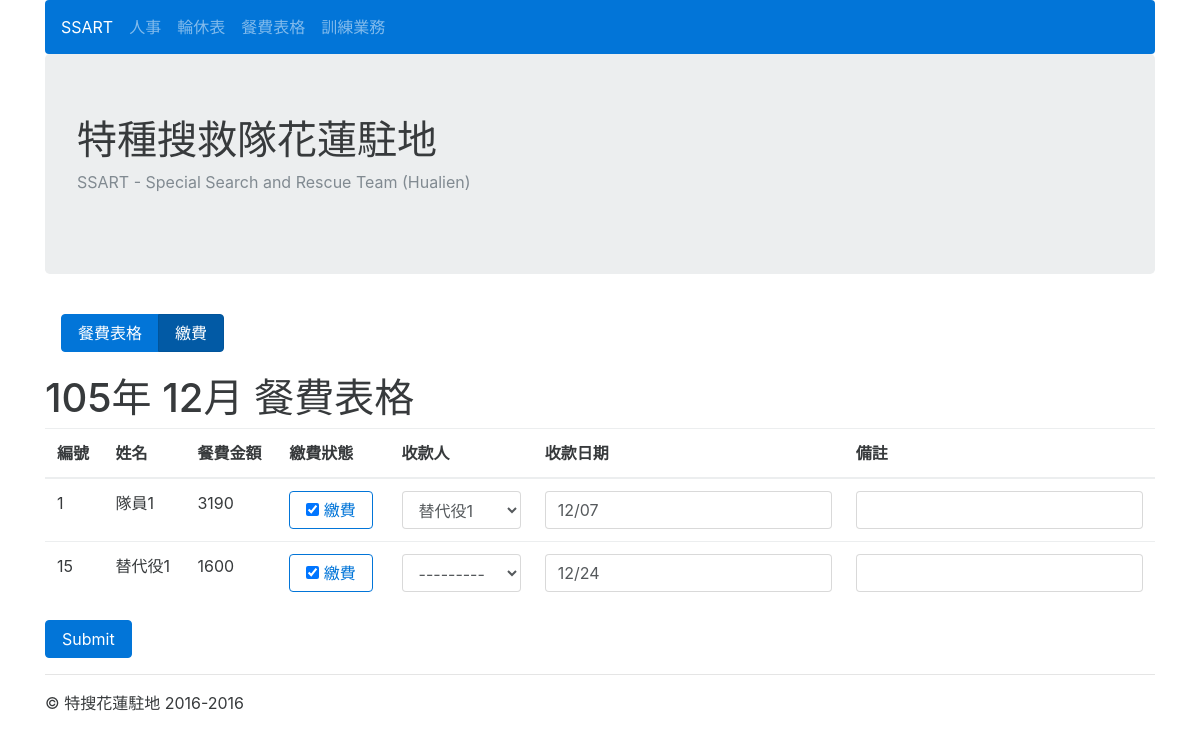
The page /tablemoney/135/table_money_pay/ on the database its author committed.
### tablemoney/models.py (models this page shows, shortened)
class Month(models.Model):
	month = models.CharField(max_length=20, choices=MONTH_CHOICES)
	year = models.PositiveIntegerField()
	month_total = models.IntegerField(default=0)
	name = models.ManyToManyField(UserProfile, through='TableMoney')
	current_money = models.IntegerField(default=0)
	class Meta:
		ordering = ['-pk']

class TableMoney(models.Model):
	name = models.ForeignKey(UserProfile)
	month = models.ForeignKey(Month)
	year = models.PositiveIntegerField()
	day_price = models.IntegerField(null=True, blank=True)
	totle_price = models.IntegerField(default=1,null=True, blank=True)
	workday_count = models.PositiveIntegerField(default=0)
	pay_off = models.BooleanField(default=False)
	payee = models.ForeignKey(Payee, null=True, blank=True)
	note = models.CharField(max_length=20, blank=True)
	pay_date = models.CharField(max_length=20, blank=True)
	identify = models.CharField(max_length=20)
	class Meta:
		ordering = ['name']

### userprofile/models.py (models this page shows, shortened)
class UserProfile(models.Model):
	name = models.CharField(max_length=20)
	rank = models.CharField(max_length=20, choices=RANK_CHOICES)
	number = models.IntegerField()
	mobile_phone = models.CharField(max_length=20, null=True, blank=True)
	home_phone = models.CharField(max_length=20, null=True, blank=True)
	emergency_call = models.CharField(max_length=20, null=True, blank=True)
	eat = models.BooleanField(default=True)
	objects = models.Manager()
	members = MemberManager()
	substitutes = SubstituteManager()
	eats = EatManager()
	def __str__(self):
		return self.name
	class Meta:
		ordering = ['number']

### tablemoney/views.py (the view, shortened to what this page needs)
# urls.py: url(r'^(?P<pk>\d+)/table_money_pay/$', views.table_money_pay, name='table_money_pay'),
def table_money_pay(request, pk):
	months = get_object_or_404(Month, pk=pk)
	table_moneys = months.tablemoney_set.all()
	formset = TableMoneyPayFormSet(queryset=table_moneys)
	context = {
	'formset': formset,
	'months': months
	}
	return render(request, 'table_money_pay.html', context)

### userprofile/models.py (called while the page is built)
	def __str__(self):
		return self.name

### tablemoney/templates/table_money_pay.html (shortened to what this page needs)
{% extends 'base.html' %}
{% load widget_tweaks %}
{% block content %}
<nav class="navbar">
<div class="btn-group">
<a href={% url 'table_money_list' %} class="btn btn-primary"> 餐費表格</a>
<a href={% url 'table_money_pay' pk=months.pk  %} class="btn btn-primary active"> 繳費</a>
</div>
</nav>
<p>
<p><h1>{{ months.year }}年 {{ months.month }}月 餐費表格</h1>
<form action="." method="POST">
<table class="table table-hover">
  <thead>
    <tr>
      <th>編號</th>
      <th>姓名</th>
      <th>餐費金額</th>
      <th>繳費狀態</th>
      <th>收款人</th>
      <th>收款日期</th>
      <th>備註</th>
    </tr>
  </thead>
        {% for form in formset %}
  <tbody>
    <tr>
      <td>{{ form.instance.name.number }}</td>
      <td>{{ form.instance.name }}</td>
      <td>{{ form.instance.totle_price }}</td>
      <td><div class="btn-group" ><label class="btn btn-outline-primary">{{ form.pay_off }} 繳費</label></div></td>
      <td>{{ form.payee|add_class:'form-control' }}</td>
      <td>{{ form.pay_date|add_class:'form-control date' }}</td>
      <td>{{ form.note|add_class:'form-control' }}</td>
    </tr>
  </tbody>
  {% endfor %}
</table>
    <input type="submit" class="btn btn-primary">
</form>
</body>
{% endblock %}

### rows shown on the page
Month: year "105", month "12"
TableMoney: instance.name.number "1", instance.name "隊員1", instance.totle_price "3190"
TableMoney: instance.name.number "15", instance.name "替代役1", instance.totle_price "1600"
